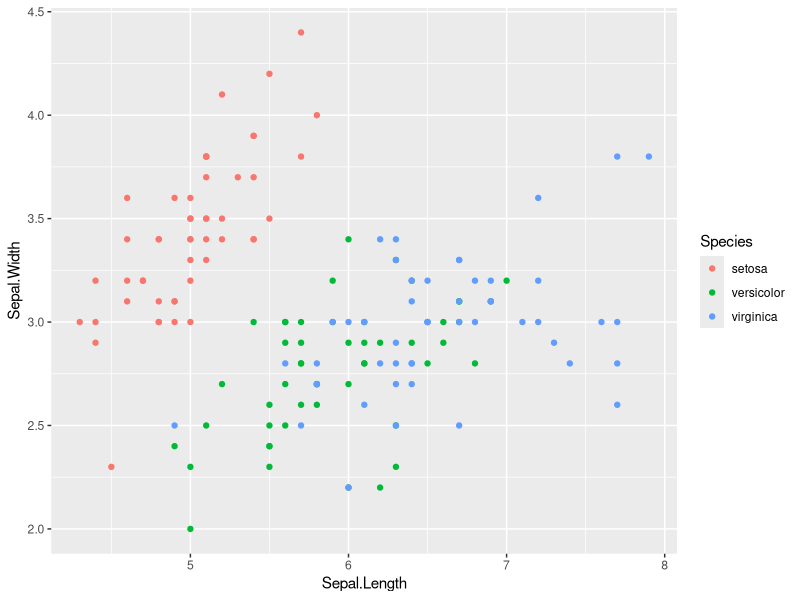
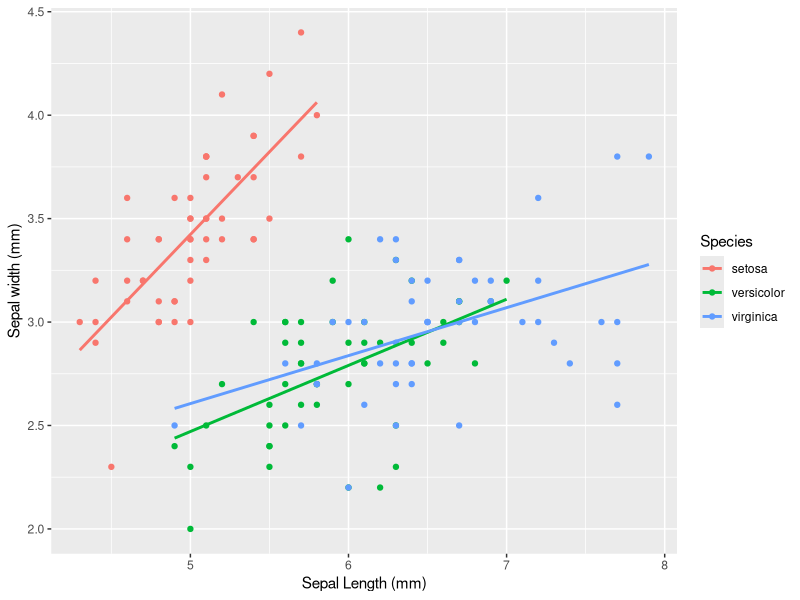
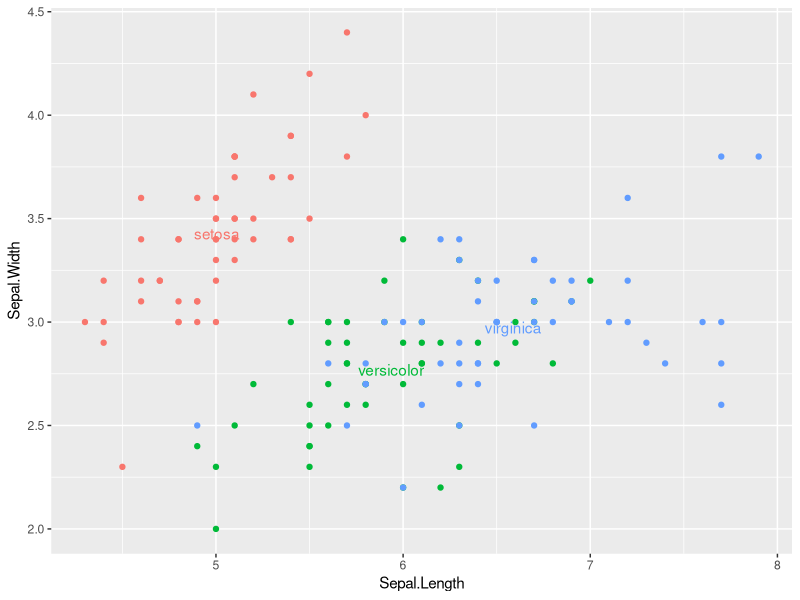
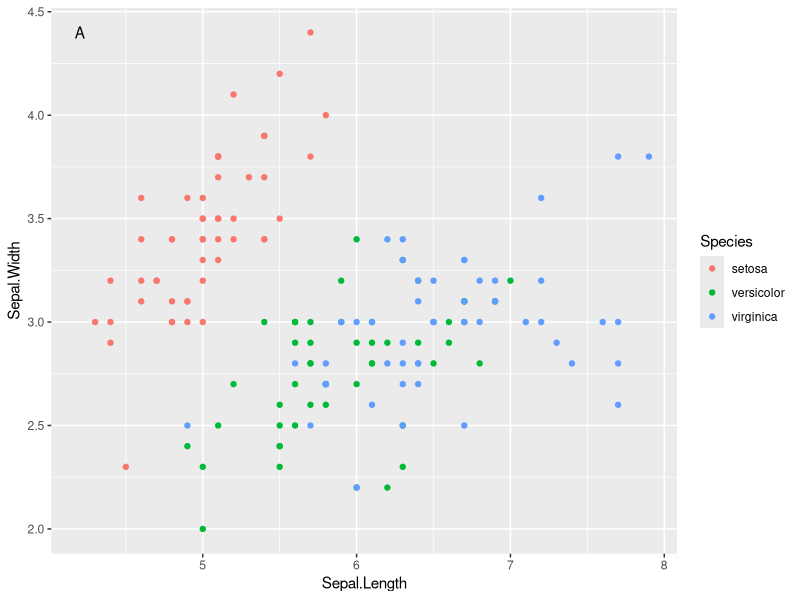
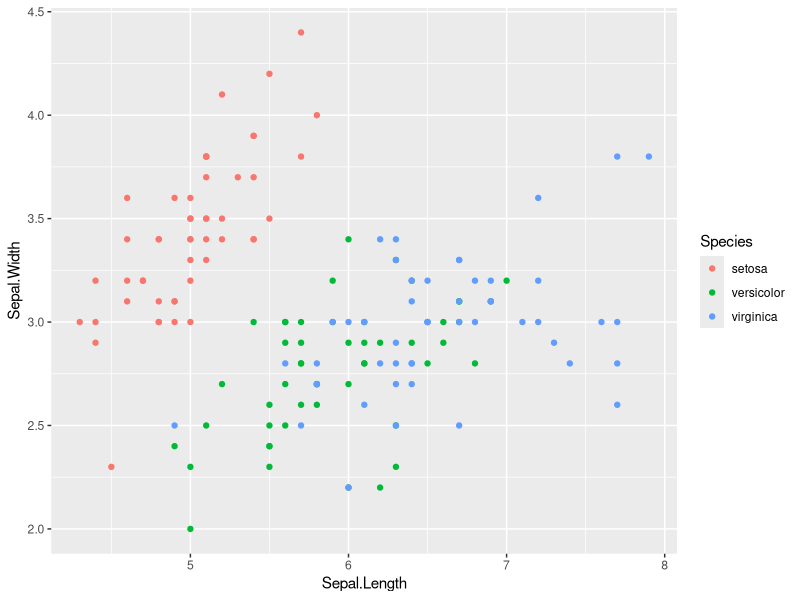
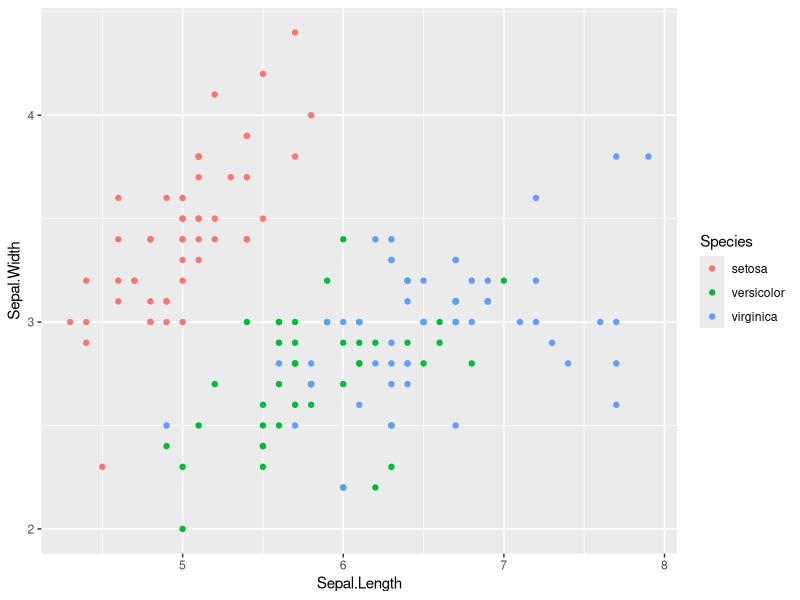
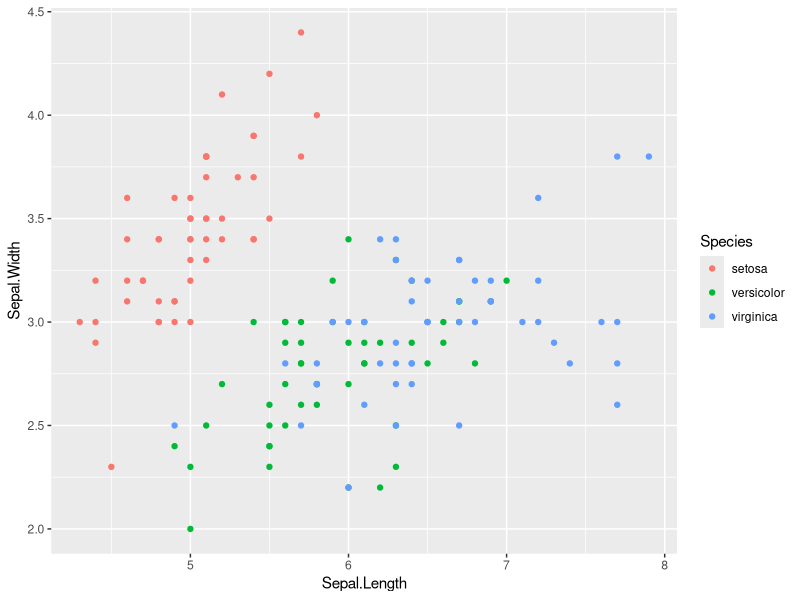
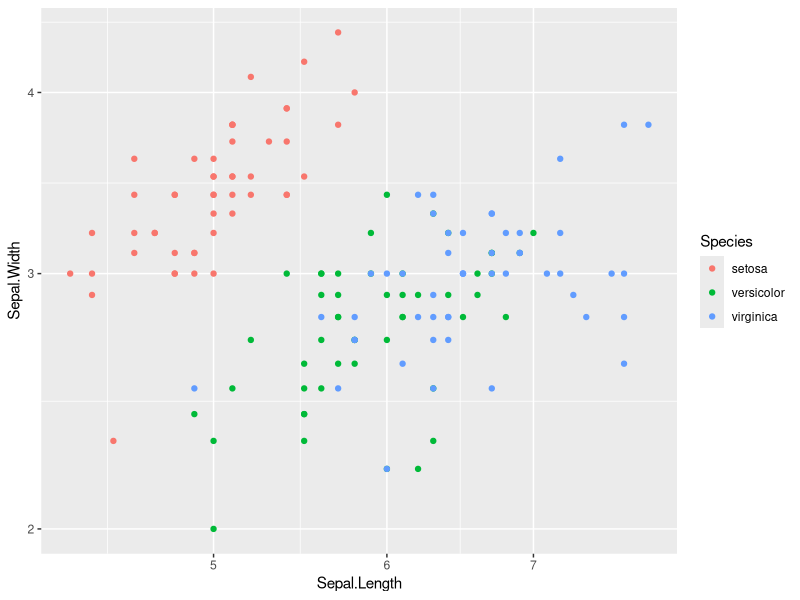

Recreate these plots in R, in order.
################################################################################
### ENVS 410/510                                                             ###
### Communicate: Beautifying graphs                                          ### 
################################################################################

## Objective: To gain an overview of ggplot2 tools for beautifying graphs.

## For simplicity let's go back to the iris dataset from problem set 2
library(tidyverse)
data("iris")

ggplot(iris, aes(x=Sepal.Length, y=Sepal.Width, color = Species)) + 
  geom_point() 

###########################
## 1) Labels          ####
###########################

# Use labs() to adjust axes labels
# It's a good idea to replace short variable names with more detailed names, and to give units
ggplot(iris, aes(x=Sepal.Length, y=Sepal.Width, color = Species)) + 
  geom_point() + geom_smooth(method = "lm", se = F) +
  labs(x = "Sepal Length (mm)", y = "Sepal width (mm)")

# TASK: Add a title to the graph. Have the title summarize the main finding of the graph
# rather than just describing what the graph contains


###########################
## 2) Annotation       ####
###########################

# It can be useful to label individual observations, and groups.
# A) replace the legend with in-text
irislabels <- iris %>%
  group_by(Species) %>%
  summarize_all(mean)

ggplot(iris, aes(x=Sepal.Length, y=Sepal.Width, color = Species)) + 
  geom_point() + geom_text(data  = irislabels, aes(x=Sepal.Length, y=Sepal.Width, label = Species)) + 
  theme(legend.position = "none")
    
# B) add a figure number
ggplot(iris, aes(x=Sepal.Length, y=Sepal.Width, color = Species)) + 
  geom_point() + annotate("text", x=4.2, y=4.4, label = "A")

# TASK: Make the annotated "A" larger

###########################
## 3) Scales           ####
###########################

# Scales control how data values are mapped visually. 

# ggplot2 makes a best-guess of scales for you. If scales were explicit, it would be:
ggplot(iris, aes(x=Sepal.Length, y=Sepal.Width, color = Species)) + 
  geom_point() +
  scale_x_continuous() +
  scale_y_continuous() +
  scale_colour_discrete()


# Times when you might want to override default scales include:
# 1) You want to tweak a parameter, such as change the breaks on axes 
ggplot(iris, aes(x=Sepal.Length, y=Sepal.Width, color = Species)) + 
  geom_point() +
  scale_y_continuous(breaks = seq(2, 5, by = 1))

# TASK: Remove the axis labels altogether. Hint: try ?scale_y_continuous
ggplot(iris, aes(x=Sepal.Length, y=Sepal.Width, color = Species)) + 
  geom_point()

# 2) You want to replace the scale altogether based on your knowledge of the data
ggplot(iris, aes(x=Sepal.Length, y=Sepal.Width, color = Species)) + 
  geom_point() +
  scale_y_log10() + scale_x_log10()

# 3) Color is a frequently customized scale.
# By default ggplot2 picks colors that are evenly spaced around the color wheel.
# You might want to adjust, for example ColorBrewer scales adjust for color blindness
ggplot(iris, aes(x=Sepal.Length, y=Sepal.Width, color = Species)) + 
  geom_point() +
  scale_color_brewer(palette = "Set1")

# TASK: Change the colors to red, orange and blue using scale_color_manual()
ggplot(iris, aes(x=Sepal.Length, y=Sepal.Width, color = Species)) + 
  geom_point()



###########################
## 4) Zooming          ####
###########################

# There are three ways to adjust the plot limits:
# Adjusting what data are plotted
# Setting xlim and ylim in coord_cartesian()
# Setting the limits in each scale


# 1) Adjusting data versus coord_cartesian
# To zoom in it is usually better to use coord_cartesian()
# Compare: 
iris %>%
  filter(Sepal.Length >= 4, Sepal.Length <= 6, Sepal.Width >= 2.5, Sepal.Width <= 4.5) %>%
  ggplot(aes(x=Sepal.Length, y=Sepal.Width, color = Species)) +
  geom_point() + 
  geom_smooth()

ggplot(iris, aes(x=Sepal.Length, y=Sepal.Width, color = Species)) + 
  geom_point() + 
  coord_cartesian(xlim = c(4, 6), ylim = c(2.5, 4.5)) + 
  geom_smooth()


## QUESTION: What is different about these approaches?

# 2) Setting the limits on each scale
# For example, we might want to plot the different species separately, but have the same scale

setosa <- iris %>%
  filter(Species == "setosa")

versicolor <- iris %>%
  filter(Species == "versicolor")

ggplot(setosa,  aes(x=Sepal.Length, y=Sepal.Width)) +
  geom_point()

ggplot(versicolor,  aes(x=Sepal.Length, y=Sepal.Width)) +
  geom_point()


# We can set scales based on the full, original data
x_scale <- scale_x_continuous(limits = range(iris$Sepal.Length))
y_scale <- scale_y_continuous(limits = range(iris$Sepal.Width))


ggplot(setosa,  aes(x=Sepal.Length, y=Sepal.Width)) +
  geom_point() +
  x_scale +
  y_scale 

ggplot(versicolor,  aes(x=Sepal.Length, y=Sepal.Width)) +
  geom_point() +
  x_scale +
  y_scale 

###########################
## 5) Themes           ####
###########################

# You can customize the non-data aspects of the plot with themes

ggplot(iris, aes(x=Sepal.Length, y=Sepal.Width, color = Species)) + 
  geom_point() + theme_bw()

# ggplot2 has 8 built in themes
# TASK: re-plot the graph with another built-in theme


# You can also control the individual components of the plot, like text size:

ggplot(iris, aes(x=Sepal.Length, y=Sepal.Width, color = Species)) + 
  geom_point() + theme(text = element_text(size = 16))


# You can make your own themes (if we're lucky in week 10), and there's also a whole library of themes:
library(ggthemes)

# Note the *most* useful, but fun:
ggplot(iris, aes(x=Sepal.Length, y=Sepal.Width, color = Species)) + 
  geom_point() + ggthemes::theme_fivethirtyeight()

ggplot(iris, aes(x=Sepal.Length, y=Sepal.Width, color = Species)) + 
  geom_point() + ggthemes::theme_economist()

ggplot(iris, aes(x=Sepal.Length, y=Sepal.Width, color = Species)) + 
  geom_point() + ggthemes::theme_excel()


